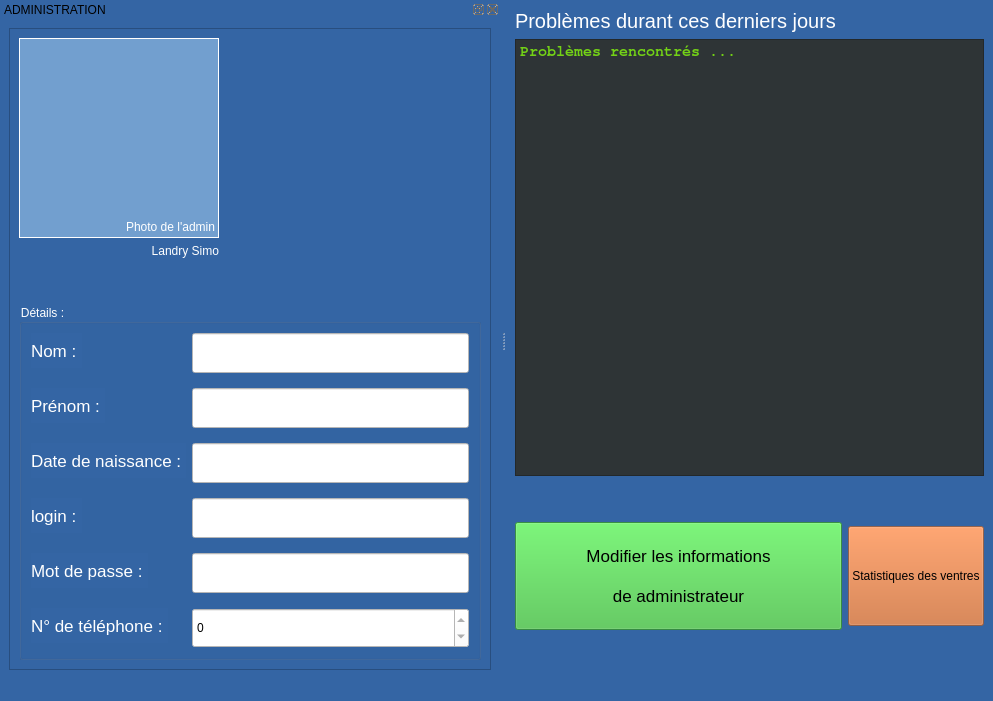
<?xml version="1.0" encoding="UTF-8"?>
<ui version="4.0">
 <class>MainWindow</class>
 <widget class="QMainWindow" name="MainWindow">
  <property name="geometry">
   <rect>
    <x>0</x>
    <y>0</y>
    <width>922</width>
    <height>695</height>
   </rect>
  </property>
  <property name="font">
   <font>
    <pointsize>11</pointsize>
   </font>
  </property>
  <property name="windowTitle">
   <string>Administration</string>
  </property>
  <property name="windowIcon">
   <iconset resource="../images/ress.qrc">
    <normaloff>:/img/F1-icon.png</normaloff>:/img/F1-icon.png</iconset>
  </property>
  <property name="styleSheet">
   <string notr="true">background-color: rgb(52, 101, 164);</string>
  </property>
  <widget class="QWidget" name="centralwidget">
   <layout class="QGridLayout" name="gridLayout_2">
    <item row="2" column="0">
     <spacer name="verticalSpacer_2">
      <property name="orientation">
       <enum>Qt::Vertical</enum>
      </property>
      <property name="sizeType">
       <enum>QSizePolicy::Minimum</enum>
      </property>
      <property name="sizeHint" stdset="0">
       <size>
        <width>20</width>
        <height>40</height>
       </size>
      </property>
     </spacer>
    </item>
    <item row="4" column="0">
     <spacer name="verticalSpacer_3">
      <property name="orientation">
       <enum>Qt::Vertical</enum>
      </property>
      <property name="sizeType">
       <enum>QSizePolicy::Minimum</enum>
      </property>
      <property name="sizeHint" stdset="0">
       <size>
        <width>20</width>
        <height>40</height>
       </size>
      </property>
     </spacer>
    </item>
    <item row="0" column="0">
     <widget class="QLabel" name="label_3">
      <property name="font">
       <font>
        <pointsize>15</pointsize>
       </font>
      </property>
      <property name="styleSheet">
       <string notr="true">color: rgb(255, 255, 255);</string>
      </property>
      <property name="text">
       <string>Problèmes durant ces derniers jours</string>
      </property>
     </widget>
    </item>
    <item row="3" column="0" colspan="2">
     <widget class="QPushButton" name="btn_modif">
      <property name="minimumSize">
       <size>
        <width>300</width>
        <height>100</height>
       </size>
      </property>
      <property name="maximumSize">
       <size>
        <width>99999</width>
        <height>16777215</height>
       </size>
      </property>
      <property name="font">
       <font>
        <pointsize>13</pointsize>
       </font>
      </property>
      <property name="styleSheet">
       <string notr="true">background-color: rgba(65, 191, 64, 197);</string>
      </property>
      <property name="text">
       <string>
Modifier les informations

de administrateur
</string>
      </property>
     </widget>
    </item>
    <item row="3" column="2">
     <widget class="QPushButton" name="btn_stat">
      <property name="minimumSize">
       <size>
        <width>0</width>
        <height>100</height>
       </size>
      </property>
      <property name="styleSheet">
       <string notr="true">background-color: rgba(204, 105, 47, 152);</string>
      </property>
      <property name="text">
       <string>Statistiques des ventres</string>
      </property>
     </widget>
    </item>
    <item row="1" column="0" colspan="3">
     <widget class="QPlainTextEdit" name="txt_log">
      <property name="font">
       <font>
        <family>FreeMono</family>
        <pointsize>11</pointsize>
        <weight>75</weight>
        <bold>true</bold>
       </font>
      </property>
      <property name="styleSheet">
       <string notr="true">background-color: rgb(46, 52, 54);
color: rgb(115, 210, 22);</string>
      </property>
      <property name="plainText">
       <string>Problèmes rencontrés ...
</string>
      </property>
     </widget>
    </item>
   </layout>
  </widget>
  <widget class="QStatusBar" name="statusbar"/>
  <widget class="QDockWidget" name="dockWidget">
   <property name="minimumSize">
    <size>
     <width>500</width>
     <height>673</height>
    </size>
   </property>
   <property name="allowedAreas">
    <set>Qt::AllDockWidgetAreas</set>
   </property>
   <property name="windowTitle">
    <string>ADMINISTRATION</string>
   </property>
   <attribute name="dockWidgetArea">
    <number>1</number>
   </attribute>
   <widget class="QWidget" name="dockWidgetContents">
    <layout class="QGridLayout" name="gridLayout_4">
     <item row="0" column="0">
      <widget class="QFrame" name="frame">
       <property name="styleSheet">
        <string notr="true">color: rgb(255, 255, 255);</string>
       </property>
       <property name="frameShape">
        <enum>QFrame::StyledPanel</enum>
       </property>
       <property name="frameShadow">
        <enum>QFrame::Raised</enum>
       </property>
       <layout class="QGridLayout" name="gridLayout">
        <item row="1" column="0">
         <widget class="QLabel" name="label_2">
          <property name="maximumSize">
           <size>
            <width>16777215</width>
            <height>20</height>
           </size>
          </property>
          <property name="text">
           <string>Landry Simo</string>
          </property>
          <property name="alignment">
           <set>Qt::AlignRight|Qt::AlignTop|Qt::AlignTrailing</set>
          </property>
         </widget>
        </item>
        <item row="2" column="0">
         <spacer name="verticalSpacer">
          <property name="orientation">
           <enum>Qt::Vertical</enum>
          </property>
          <property name="sizeType">
           <enum>QSizePolicy::Fixed</enum>
          </property>
          <property name="sizeHint" stdset="0">
           <size>
            <width>20</width>
            <height>40</height>
           </size>
          </property>
         </spacer>
        </item>
        <item row="0" column="0">
         <widget class="QLabel" name="lb_photo">
          <property name="minimumSize">
           <size>
            <width>200</width>
            <height>200</height>
           </size>
          </property>
          <property name="maximumSize">
           <size>
            <width>16777215</width>
            <height>200</height>
           </size>
          </property>
          <property name="styleSheet">
           <string notr="true">background-color: rgb(114, 159, 207);</string>
          </property>
          <property name="frameShape">
           <enum>QFrame::Box</enum>
          </property>
          <property name="text">
           <string>Photo de l'admin</string>
          </property>
          <property name="alignment">
           <set>Qt::AlignBottom|Qt::AlignRight|Qt::AlignTrailing</set>
          </property>
         </widget>
        </item>
        <item row="0" column="1">
         <spacer name="horizontalSpacer_2">
          <property name="orientation">
           <enum>Qt::Horizontal</enum>
          </property>
          <property name="sizeHint" stdset="0">
           <size>
            <width>40</width>
            <height>20</height>
           </size>
          </property>
         </spacer>
        </item>
        <item row="3" column="0" colspan="2">
         <widget class="QGroupBox" name="groupBox">
          <property name="title">
           <string>Détails :</string>
          </property>
          <layout class="QGridLayout" name="gridLayout_3">
           <item row="0" column="0">
            <layout class="QFormLayout" name="formLayout">
             <property name="verticalSpacing">
              <number>15</number>
             </property>
             <item row="0" column="0">
              <widget class="QLabel" name="nomLabel">
               <property name="font">
                <font>
                 <pointsize>13</pointsize>
                </font>
               </property>
               <property name="text">
                <string>Nom : </string>
               </property>
              </widget>
             </item>
             <item row="0" column="1">
              <widget class="QLineEdit" name="nomLineEdit">
               <property name="minimumSize">
                <size>
                 <width>0</width>
                 <height>40</height>
                </size>
               </property>
               <property name="styleSheet">
                <string notr="true">background-color: rgb(255, 255, 255);
color: rgb(0, 0, 0);</string>
               </property>
               <property name="readOnly">
                <bool>true</bool>
               </property>
              </widget>
             </item>
             <item row="1" column="0">
              <widget class="QLabel" name="prNomLabel">
               <property name="font">
                <font>
                 <pointsize>13</pointsize>
                </font>
               </property>
               <property name="text">
                <string>Prénom : </string>
               </property>
              </widget>
             </item>
             <item row="1" column="1">
              <widget class="QLineEdit" name="prNomLineEdit">
               <property name="minimumSize">
                <size>
                 <width>0</width>
                 <height>40</height>
                </size>
               </property>
               <property name="styleSheet">
                <string notr="true">background-color: rgb(255, 255, 255);
color: rgb(0, 0, 0);</string>
               </property>
               <property name="readOnly">
                <bool>true</bool>
               </property>
              </widget>
             </item>
             <item row="2" column="0">
              <widget class="QLabel" name="dateDeNaissanceLabel">
               <property name="font">
                <font>
                 <pointsize>13</pointsize>
                </font>
               </property>
               <property name="text">
                <string>Date de naissance : </string>
               </property>
              </widget>
             </item>
             <item row="2" column="1">
              <widget class="QLineEdit" name="dateDeNaissanceLineEdit">
               <property name="minimumSize">
                <size>
                 <width>0</width>
                 <height>40</height>
                </size>
               </property>
               <property name="styleSheet">
                <string notr="true">background-color: rgb(255, 255, 255);
color: rgb(0, 0, 0);</string>
               </property>
               <property name="readOnly">
                <bool>true</bool>
               </property>
              </widget>
             </item>
             <item row="3" column="0">
              <widget class="QLabel" name="loginLabel">
               <property name="font">
                <font>
                 <pointsize>13</pointsize>
                </font>
               </property>
               <property name="text">
                <string>login : </string>
               </property>
              </widget>
             </item>
             <item row="3" column="1">
              <widget class="QLineEdit" name="loginLineEdit">
               <property name="minimumSize">
                <size>
                 <width>0</width>
                 <height>40</height>
                </size>
               </property>
               <property name="styleSheet">
                <string notr="true">background-color: rgb(255, 255, 255);
color: rgb(0, 0, 0);</string>
               </property>
               <property name="readOnly">
                <bool>true</bool>
               </property>
              </widget>
             </item>
             <item row="4" column="0">
              <widget class="QLabel" name="motDePasseLabel">
               <property name="font">
                <font>
                 <pointsize>13</pointsize>
                </font>
               </property>
               <property name="text">
                <string>Mot de passe : </string>
               </property>
              </widget>
             </item>
             <item row="4" column="1">
              <widget class="QLineEdit" name="motDePasseLineEdit">
               <property name="minimumSize">
                <size>
                 <width>0</width>
                 <height>40</height>
                </size>
               </property>
               <property name="styleSheet">
                <string notr="true">background-color: rgb(255, 255, 255);
color: rgb(0, 0, 0);</string>
               </property>
               <property name="readOnly">
                <bool>true</bool>
               </property>
              </widget>
             </item>
             <item row="5" column="0">
              <widget class="QLabel" name="nDeTLPhoneLabel">
               <property name="font">
                <font>
                 <pointsize>13</pointsize>
                </font>
               </property>
               <property name="text">
                <string>N° de téléphone : </string>
               </property>
              </widget>
             </item>
             <item row="5" column="1">
              <widget class="QSpinBox" name="nDeTLPhoneSpinBox">
               <property name="minimumSize">
                <size>
                 <width>0</width>
                 <height>40</height>
                </size>
               </property>
               <property name="styleSheet">
                <string notr="true">background-color: rgb(255, 255, 255);
color: rgb(0, 0, 0);</string>
               </property>
               <property name="readOnly">
                <bool>true</bool>
               </property>
               <property name="maximum">
                <number>999999999</number>
               </property>
              </widget>
             </item>
            </layout>
           </item>
          </layout>
         </widget>
        </item>
       </layout>
      </widget>
     </item>
    </layout>
   </widget>
  </widget>
 </widget>
 <resources>
  <include location="../images/ress.qrc"/>
 </resources>
 <connections/>
</ui>
